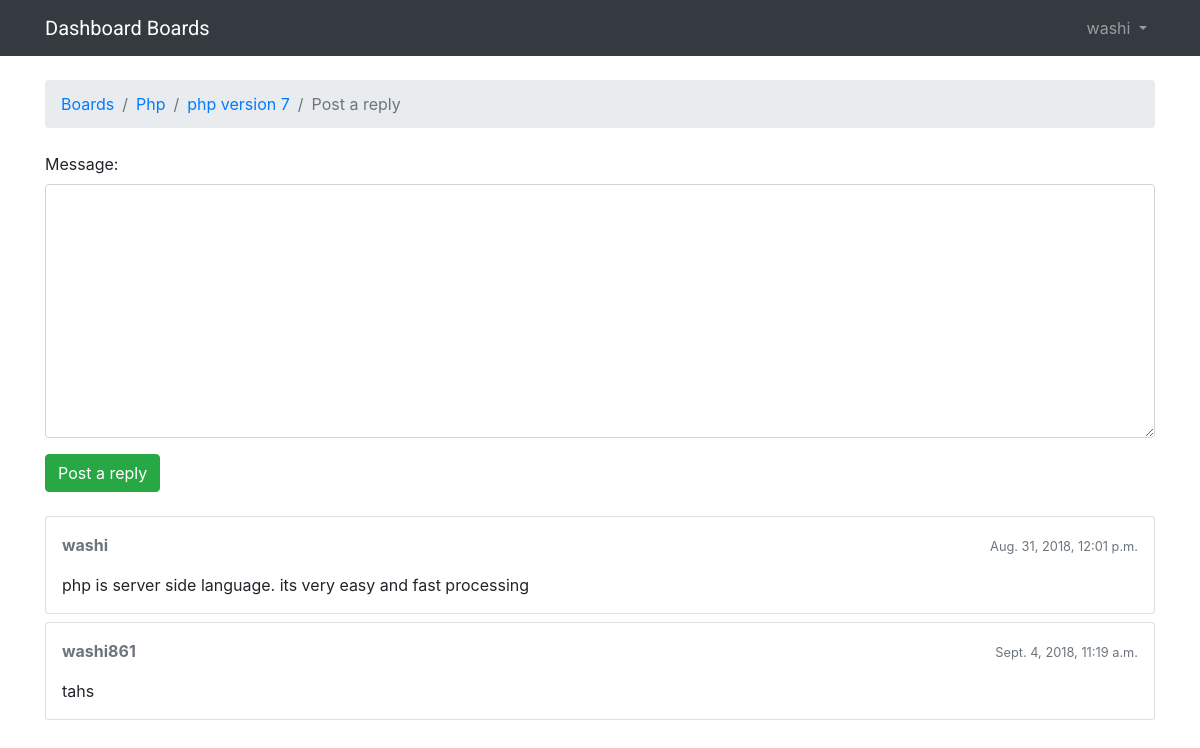
Page /boards/1/topics/1/reply/ (signed in) on the committed database.
### myblog/models.py (models this page shows, shortened)
class Topic(models.Model):
	subject = models.CharField(max_length=255)
	last_updated = models.DateTimeField(auto_now_add=True)
	board = models.ForeignKey(Board, on_delete=models.CASCADE,related_name='topics')
	starter = models.ForeignKey(User, on_delete=models.CASCADE,related_name='topics')
	views = models.PositiveIntegerField(default=0)

class Board(models.Model):
	name = models.CharField(max_length=30, unique=True)
	description = models.CharField(max_length=100)

class Post(models.Model):
	message = models.TextField(max_length=4000)
	topic = models.ForeignKey(Topic, on_delete=models.CASCADE,related_name='posts')
	created_at = models.DateTimeField(auto_now_add=True)
	updated_at = models.DateTimeField(null=True)
	created_by = models.ForeignKey(User, on_delete=models.CASCADE,related_name='posts')
	updated_by = models.ForeignKey(User, on_delete=models.CASCADE,null=True, related_name='+')

### myblog/views.py (the view)
# urls.py: url(r'^boards/(?P<pk>\d+)/topics/(?P<topic_pk>\d+)/reply/$', views.reply_topic, name='reply_topic'),
@login_required
def reply_topic(request, pk, topic_pk):
    topic = get_object_or_404(Topic, board__pk=pk, pk=topic_pk)
    if request.method == 'POST':
        form = PostForm(request.POST)
        if form.is_valid():
            post = form.save(commit=False)
            post.topic = topic
            post.created_by = request.user
            post.save()
            return redirect('topic_posts', pk=pk, topic_pk=topic_pk)
    else:
        form = PostForm()
    return render(request, 'reply_topic.html', {'topic': topic, 'form': form})

### myblog/forms.py
class PostForm(forms.ModelForm):
    class Meta:
        model = Post
        fields = ['message', ]

### myblog/templatetags/form_tags.py (called while the page is built)
@register.filter
def input_class(bound_field):
    css_class = 'addClass'
    if bound_field.form.is_bound:
        if bound_field.errors:
            css_class = 'is-invalid'
        elif field_type(bound_field) != 'PasswordInput':
            css_class = 'is-valid'
    return 'form-control {}'.format(css_class)

### templates/reply_topic.html (shortened to what this page needs)
{% extends 'base.html' %}
{% load static %}
{% block breadcrumb %}
  <li class="breadcrumb-item"><a href="{% url 'home' %}">Boards</a></li>
  <li class="breadcrumb-item"><a href="{% url 'board_topics' topic.board.pk %}">{{ topic.board.name }}</a></li>
  <li class="breadcrumb-item"><a href="{% url 'topic_posts' topic.board.pk topic.pk %}">{{ topic.subject }}</a></li>
  <li class="breadcrumb-item active">Post a reply</li>
{% endblock %}
{% block content %}
  <form method="post" class="mb-4">
    {% include 'includes/form.html' %}
    <button type="submit" class="btn btn-success">Post a reply</button>
  </form>
  {% for post in topic.posts.all %}
    <div class="card mb-2">
      <div class="card-body p-3">
        <div class="row mb-3">
          <div class="col-6">
            <strong class="text-muted">{{ post.created_by.username }}</strong>
          </div>
          <div class="col-6 text-right">
            <small class="text-muted">{{ post.created_at }}</small>
          </div>
        </div>
        {{ post.message }}
      </div>
    </div>
  {% endfor %}
{% endblock %}

### templates/base.html (shortened to what this page needs)
{% load static %}
<!DOCTYPE html>
<html>
  <head>
    <link rel="stylesheet" href="{% static 'css/bootstrap.min.css' %}">
	<link rel="stylesheet" href="{% static 'css/app.css' %}">
  </head>
  <body>
  {% block body %}
	<nav class="navbar navbar-expand-sm navbar-dark bg-dark">
	  <div class="container">
		<a class="navbar-brand" href="{% url 'home' %}">Dashboard Boards</a>
		<div class="collapse navbar-collapse" id="mainMenu">
		{% if user.is_authenticated %}
		  <ul class="navbar-nav ml-auto">
			<li class="nav-item dropdown">
			  <a class="nav-link dropdown-toggle" href="#" id="userMenu" data-toggle="dropdown" aria-haspopup="true" aria-expanded="false">
				{{ user.username }}
			  </a>
			</li>
		  </ul>
		  {% else %}
		  <form class="form-inline ml-auto">
          <a href="{% url 'login' %}" class="btn btn-outline-secondary">Log in</a>
          <a href="{% url 'signup' %}" class="btn btn-primary ml-2">Sign up</a>
        </form>
         {% endif %}
		</div>
	  </div>
	</nav>
    <div class="container">
      <ol class="breadcrumb my-4">
        {% block breadcrumb %}
        {% endblock %}
      </ol>
      {% block content %}
      {% endblock %}
    </div>
	 {% endblock body %}
  </body>
</html>

### static/css/app.css (style rules this page uses)
.navbar-brand { font-family: 'Roboto', sans-serif; }

### rows in the picture
Topic: board.name "Php", subject "php version 7"
Post: created_by.username "washi", created_at "Aug. 31, 2018, 12:01 p.m.", message "php is server side language. its very easy and fast processing"
Post: created_by.username "washi861", created_at "Sept. 4, 2018, 11:19 a.m.", message "tahs"

### other values in the picture
{{ user.username }} "washi"
{{ field.label_tag }} "Message:"
